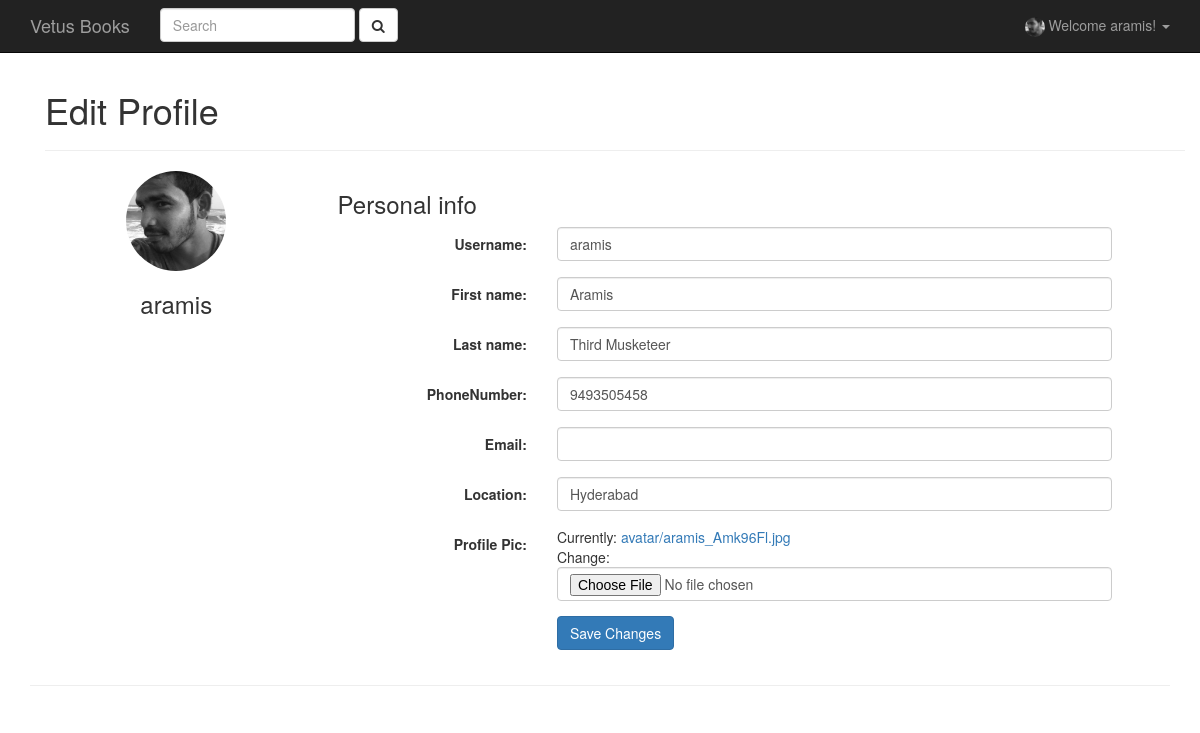
The app's page /profile/ (signed in), older data.
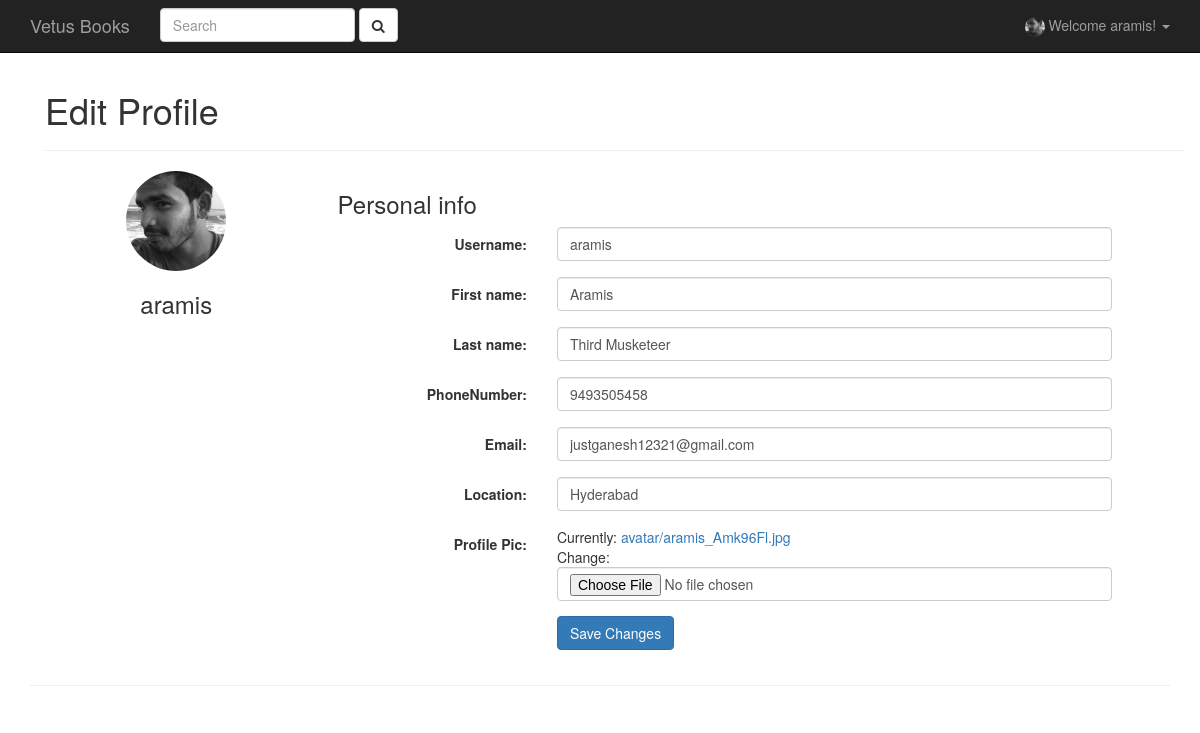
The same page, newer data.
### vetusbooks/models.py (models this page shows)
class User(AbstractUser):
	phone = models.CharField(max_length=10, unique=True, validators=[validate_phone], blank=False)
	location = models.CharField(max_length = 30, blank=True)
	birth_date = models.DateField(null=True, blank=True)
	avatar = models.ImageField(upload_to = 'avatar', default = 'avatar/avatar.jpg')

### vetusbooks/views.py (the view)
# urls.py: url(r'^profile/$', views.user_profile, name='view_profile'),
def user_profile(request):
	context = {
			"title": "Profile",
	}
	if(not request.user.is_authenticated()):
		return HttpResponseRedirect("/")
	if request.method == "POST":
		profile_form = UserProfileForm(request.POST, request.FILES, instance = request.user)
		if profile_form.is_valid():
			print("Avatar" , profile_form.cleaned_data['avatar'])
			new_user = profile_form.save()
			print("Avatar 2", new_user.avatar)
			context["alert_message"] = "Profile Updated Successfully!"
			context["profile_form"] = profile_form
			print("context updated")
			return render(request, "registration/user_profile.html", context)
	else:
		print("Not Valid")
		profile_form = UserProfileForm(instance=request.user)
	context["profile_form"] = profile_form
	return render(request, 'registration/user_profile.html', context)

### vetusbooks/forms.py (shortened to what this page needs)
class UserProfileForm(forms.ModelForm):
    def __init__(self, *args, **kwargs):
        super(UserProfileForm, self).__init__(*args, **kwargs)
        for field in iter(self.fields):
            self.fields[field].widget.attrs.update({
            'class': 'form-control'
            })
    class Meta:
        model = User
        fields = {
            'username', 'email', 'first_name', 'last_name','phone', 'avatar', 'location'
        }

### vetusbooks/templates/registration/user_profile.html (shortened to what this page needs)
{% extends "base.html" %}
{% block content %}
<div class="container">
    <h1>Edit Profile</h1>
  	<hr>
	<div class="row">
      <div class="col-md-3">
        <div class="text-center">
          <img src="{{ request.user.avatar.url }}" class="avatar img-circle" alt="avatar" width="100px">
          <h3>{{ request.user.username }}</h3>
        </div>
      </div>
      <div class="col-md-9 personal-info">
        <h3>Personal info</h3>
        <form method="POST" class="form-horizontal" enctype="multipart/form-data" role="form">{% csrf_token %}
          <div class="fieldWrapper form-group">
            <label class="col-lg-3 control-label" for="{{ profile_form.username.id_for_label }}">Username:</label>
            <div class="col-lg-8">
              {{ profile_form.username }}
            </div>
            <div class="col-lg-8">
            </div>
          </div>
          <div class="fieldWrapper">
          <div class="form-group">
            <label class="col-lg-3 control-label">First name:</label>
            <div class="col-lg-8">
              {{ profile_form.first_name }}
            </div>
            <div class="col-lg-8">
            </div>
          </div>
          <div class="form-group">
            <label class="col-lg-3 control-label">Last name:</label>
            <div class="col-lg-8">
              {{ profile_form.last_name }}
            </div>
            <div class="col-lg-8">
            </div>
          </div>
        </div>
        <div class="fieldWrapper">
          <div class="form-group">
            <label class="col-md-3 control-label">PhoneNumber:</label>
            <div class="col-md-8">
              {{ profile_form.phone}}
            </div>
            <div class="col-lg-8">
          </div>
          </div>
        </div>
        <div class="fieldWrapper">
          <div class="form-group">
            <label class="col-md-3 control-label">Email:</label>
            <div class="col-md-8">
              {{ profile_form.email}}
            </div>
            <div class="col-lg-8">
          </div>
          </div>
        </div>
        <div class="fieldWrapper">
          <div class="form-group">
            <label class="col-md-3 control-label">Location:</label>
            <div class="col-md-8">
              {{ profile_form.location}}
            </div>
            <div class="col-lg-8">
          </div>
          </div>
        </div>
        <div class="fieldWrapper">
          <div class="form-group">
            <label class="col-md-3 control-label">Profile Pic:</label>
            <div class="col-md-8">
              {{ profile_form.avatar}}
            </div>
          </div>
        </div>
          <div class="form-group">
            <label class="col-md-3 control-label"></label>
            <div class="col-md-8">
              <input type="Submit" class="btn btn-primary" value="Save Changes">
            </div>
          </div>
        </form>
      </div>
  </div>
</div>
<hr>
{% endblock content %}

### templates/base.html (shortened to what this page needs)
{% load static %}
<!DOCTYPE html>
<html lang="en">
<head>
    <link href="{% static 'css/base.css' %}" rel="stylesheet">
    <link href="{% static 'css/bootstrap.min.css' %}" rel="stylesheet">
    <link href="http://maxcdn.bootstrapcdn.com/font-awesome/4.2.0/css/font-awesome.min.css" rel="stylesheet">
</head>
<body>
    <nav class="navbar navbar-inverse navbar-fixed-top" role="navigation">
        <div class="container">
            <div class="navbar-header">
                <a class="navbar-brand main-title" href="#">Vetus Books</a>
            </div>
            <div class="collapse navbar-collapse" id="bs-example-navbar-collapse-1">
                <ul class="nav navbar-nav">
                    <li>
                    <form method="GET" action="/search" class="navbar-form" role="search">
                    <input type="text" class="form-control" placeholder="Search" name="srch-book" id="srch-term">
                    <button class="btn btn-default" type="submit"><i class="fa fa-search"></i></button>
                    </form>
                    </li>
                </ul>
                <ul class ='nav navbar-nav navbar-right'>
                {% if request.user.is_authenticated %}
                    <li class="dropdown">
                    <a href="#" class="dropdown-toggle" data-toggle="dropdown">
                    <img src="{{ request.user.avatar.url }}" class="profile-image img-circle" width="20px" height="20px"> Welcome {{ request.user.username }}! <b class="caret"></b></a>
                    </li>
                </ul>
                {% endif %}
            </div>
            </div>
    </nav>
    <div class="container">
        {% block content %}
        {% endblock content %}
    </div>
</body>
</html>

Row changes from the older to the newer data that the page shows:
changed User "aramis": email (not shown) → "justganesh12321@gmail.com"
